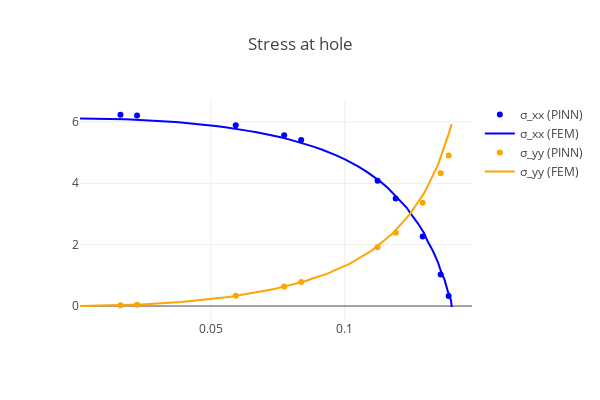

Write notebook code for a chart like this one.
### Markdown cell above
## Visualization of results

### Code cell
stress_hole = torch.vmap(sigma)(hole)
data_hole = np.loadtxt(f"data/hole_Rx={Rx}.csv", delimiter=",")
data_hole = data_hole[data_hole[:, 0].argsort()]

with torch.no_grad():
    fig = go.Figure()
    m1 = dict(color="blue")
    m2 = dict(color="orange")
    fig.add_trace(
        go.Scatter(
            x=hole[:, 0],
            y=stress_hole[:, 0, 0],
            marker=m1,
            mode="markers",
            name="σ_xx (PINN)",
        )
    )
    fig.add_trace(
        go.Scatter(
            x=data_hole[:, 0],
            y=data_hole[:, 2],
            marker=m1,
            mode="lines",
            name="σ_xx (FEM)",
        )
    )
    fig.add_trace(
        go.Scatter(
            x=hole[:, 0],
            y=stress_hole[:, 1, 1],
            marker=m2,
            mode="markers",
            name="σ_yy (PINN)",
        )
    )
    fig.add_trace(
        go.Scatter(
            x=data_hole[:, 0],
            y=data_hole[:, 3],
            marker=m2,
            mode="lines",
            name="σ_yy (FEM)",
        )
    )
    fig.update_layout(
        template="none", width=600, height=400, title="Stress at hole", showlegend=True
    )
    wandb.log({f"hole_stress": fig})
    fig.show()

### Figure 1 — Plotly figure (JSON) as saved in the notebook; plotly's stock layout.template omitted (floating-point values rounded to 4 significant figures)
{"data": [{"marker": {"color": "blue"}, "mode": "markers", "name": "σ_xx (PINN)", "type": "scatter", "x": [0.1388, 0.08373, 0.1358, 0.05927, 0.1123, 0.0162, 0.119, 0.02238, 0.07737, 0.1291], "y": [0.3246, 5.409, 1.029, 5.89, 4.086, 6.234, 3.507, 6.21, 5.569, 2.262]}, {"marker": {"color": "blue"}, "mode": "lines", "name": "σ_xx (FEM)", "type": "scatter", "x": [0.001067, 0.004735, 0.008401, 0.01053, 0.0142, 0.01786, 0.01999, 0.02364, 0.0273, 0.02942, 0.03306, 0.0367, 0.03881, 0.04243, 0.04605, 0.04815, 0.05175, 0.05534, 0.05742, 0.06099, 0.06454, 0.0666, 0.07013, 0.07364, 0.07567, 0.07914, 0.08259, 0.08459, 0.08799, 0.09137, 0.09332, 0.09663, 0.09991, 0.1018, 0.105, 0.1081, 0.1099, 0.113, 0.116, 0.1176, 0.1205, 0.1232, 0.1247, 0.1273, 0.1296, 0.1309, 0.133, 0.1349, 0.1359, 0.1373, 0.1385, 0.139, 0.1397, 0.14], "y": [6.112, 6.111, 6.106, 6.103, 6.096, 6.085, 6.079, 6.065, 6.048, 6.039, 6.018, 5.994, 5.98, 5.952, 5.92, 5.902, 5.865, 5.824, 5.8, 5.753, 5.7, 5.67, 5.61, 5.545, 5.507, 5.431, 5.348, 5.3, 5.204, 5.101, 5.038, 4.917, 4.785, 4.703, 4.548, 4.381, 4.274, 4.078, 3.865, 3.715, 3.468, 3.201, 3.001, 2.703, 2.378, 2.117, 1.785, 1.414, 1.15, 0.8442, 0.4857, 0.3555, 0.1881, -0.03941]}, {"marker": {"color": "orange"}, "mode": "markers", "name": "σ_yy (PINN)", "type": "scatter", "x": [0.1388, 0.08373, 0.1358, 0.05927, 0.1123, 0.0162, 0.119, 0.02238, 0.07737, 0.1291], "y": [4.907, 0.7851, 4.33, 0.3364, 1.918, 0.02482, 2.387, 0.04457, 0.6388, 3.364]}, {"marker": {"color": "orange"}, "mode": "lines", "name": "σ_yy (FEM)", "type": "scatter", "x": [0.001067, 0.004735, 0.008401, 0.01053, 0.0142, 0.01786, 0.01999, 0.02364, 0.0273, 0.02942, 0.03306, 0.0367, 0.03881, 0.04243, 0.04605, 0.04815, 0.05175, 0.05534, 0.05742, 0.06099, 0.06454, 0.0666, 0.07013, 0.07364, 0.07567, 0.07914, 0.08259, 0.08459, 0.08799, 0.09137, 0.09332, 0.09663, 0.09991, 0.1018, 0.105, 0.1081, 0.1099, 0.113, 0.116, 0.1176, 0.1205, 0.1232, 0.1247, 0.1273, 0.1296, 0.1309, 0.133, 0.1349, 0.1359, 0.1373, 0.1385, 0.139, 0.1397, 0.14], "y": [-0.001205, 0.003507, 0.007097, 0.009625, 0.01942, 0.02808, 0.03378, 0.04973, 0.06451, 0.07347, 0.09632, 0.1179, 0.1304, 0.1611, 0.1904, 0.2062, 0.2463, 0.2848, 0.305, 0.3562, 0.4054, 0.4306, 0.4954, 0.5576, 0.591, 0.6718, 0.7494, 0.7928, 0.8945, 0.9922, 1.048, 1.177, 1.301, 1.375, 1.54, 1.698, 1.796, 2.011, 2.212, 2.343, 2.614, 2.862, 3.036, 3.373, 3.671, 3.899, 4.286, 4.606, 4.859, 5.224, 5.483, 5.659, 5.863, 5.924]}], "layout": {"height": 400, "showlegend": true, "title": {"text": "Stress at hole"}, "width": 600}}
